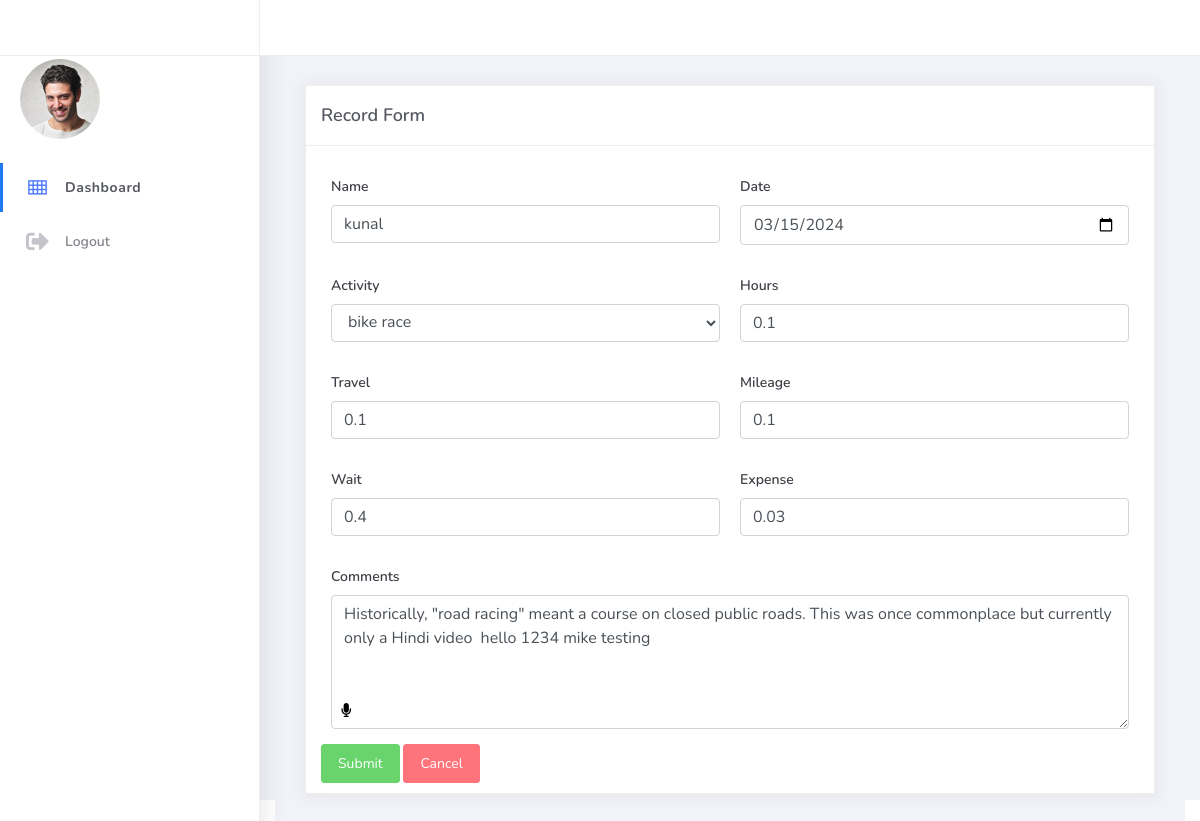
Screenshot of /records/2/edit/ with the database file from the repository.
### record_keeper/models.py (models this page shows, shortened)
class Record(models.Model):
    name = models.CharField(max_length=100)
    date = models.DateField()
    activity = models.ForeignKey(Activity, on_delete=models.CASCADE)  # ForeignKey relationship
    hours = models.DecimalField(max_digits=4, decimal_places=1, default=0)
    travel = models.DecimalField(max_digits=4, decimal_places=1, default=0)
    mileage = models.DecimalField(max_digits=5, decimal_places=1, default=0)
    wait = models.DecimalField(max_digits=4, decimal_places=1, default=0)
    expense = models.DecimalField(max_digits=10, decimal_places=2,
                                  verbose_name='Expense ($)',
                                  default=0) # Define verbose_name for better readability
    comments = models.TextField()  # Allow comments to be optional

### record_keeper/views.py (the view, shortened to what this page needs)
# urls.py: path('records/<int:pk>/edit/', RecordUpdateView.as_view(), name='record_edit'),
class RecordUpdateView(View):
    def get(self, request, pk):
        record = get_object_or_404(Record, pk=pk)
        record.date = record.date.strftime('%Y-%m-%d')
        form = RecordForm(instance=record)
        activities = Activity.objects.all()  # Get all activities
        return render(request, 'forms.html', {'form': form, 'activities': activities})

### record_keeper/forms.py
class RecordForm(forms.ModelForm):
    class Meta:
        model = Record
        fields = '__all__'
        widgets = {
            'comments': forms.Textarea(attrs={'rows': 4})  # Customize textarea appearance
        }

### record_keeper/templates/forms.html (shortened to what this page needs)
{% extends 'base.html' %}
{% load static %}
{% block content %}
<div class="main-panel">
    <div class="content">
        <div class="container-fluid">
            <div class="row">
                <div class="col-md-12">
                    <div class="card">
                        <div class="card-header">
                            <div class="card-title">Record Form</div>
                        </div>
                        <div class="card-body col-12">
                            <form method="post">
                                <div class="d-flex">
                                    <div class="form-group col-6">
                                        <label for="name" class="fw-bold">Name</label>
                                        <input type="text" class="form-control" id="name" name="name" placeholder="Enter Name" value="{{ form.instance.name }}" required>
                                    </div>
                                    <div class="form-group col-6">
                                        <label for="date" class="fw-bold">Date</label>
                                        <input type="date" class="form-control" id="date" name="date" value="{{ form.instance.date }}" required>
                                    </div>
                                </div>
                                <div class="d-flex">
                                    <div class="form-group col-6">
                                        <label for="activity" class="fw-bold">Activity</label>
                                        <select class="form-control" id="activity" name="activity" required>
                                            {% for activity in activities %}
                                                <option value="{{ activity.id }}" {% if activity.id == record.activity_id %}selected{% endif %}>{{ activity.name }}</option>
                                            {% endfor %}
                                        </select>
                                    </div>
                                    <div class="form-group col-6">
                                        <label for="hours" class="fw-bold">Hours</label>
                                        <input type="number" class="form-control" id="hours" name="hours" step="0.1" value="{{ form.instance.hours }}" required min="0">
                                    </div>
                                </div>
                                <div class="d-flex">
                                    <div class="form-group col-6">
                                        <label for="travel" class="fw-bold">Travel</label>
                                        <input type="number" class="form-control" id="travel" name="travel" step="0.1" value="{{ form.instance.travel }}" min="0">
                                    </div>
                                    <div class="form-group col-6">
                                        <label for="mileage" class="fw-bold">Mileage</label>
                                        <input type="number" class="form-control" id="mileage" name="mileage" step="0.1" value="{{ form.instance.mileage }}" min="0">
                                    </div>
                                </div>
                                <div class="d-flex">
                                    <div class="form-group col-6">
                                        <label for="wait" class="fw-bold">Wait</label>
                                        <input type="number" class="form-control" id="wait" name="wait" step="0.1" value="{{ form.instance.wait }}" min="0">
                                    </div>
                                    <div class="form-group col-6">
                                        <label for="expense" class="fw-bold">Expense</label>
                                        <input type="number" class="form-control" id="expense" name="expense" step="0.01" value="{{ form.instance.expense }}" min="0">
                                    </div>
                                </div>
                                <div class="form-group comments-form">
                                    <label for="comments" class="fw-bold">Comments</label>
                                    <textarea class="form-control" id="comments" name="comments" rows="5" required>{{ form.instance.comments }}</textarea>
                                    <a type="button" id="mic">
                                    </a>
                                </div>
                                <button type="submit" class="btn btn-success">Submit</button>
                                <button type="button" class="btn btn-danger"><a style="color:white" href="/records/">Cancel</a></button>
                            </form>
                        </div>
                    </div>
                </div>
            </div>
        </div>
    </div>
</div>
{% endblock %}

### record_keeper/templates/forms.html (style rules this page uses)
.comments-form { position: relative; }
#mic { position: absolute; bottom: 0px; transform: translateY(-100%); left: 20px; cursor: pointer; }

### rows the page displays
Record: name "kunal", date "03/15/2024", hours "0.1", travel "0.1", mileage "0.1", wait "0.4", expense "0.03", comments "Historically, \"road racing\" meant a course on closed public roads. This was once commonplace but currently only a Hindi video hello 1234 mike testing"

### other values shown
form field activity "bike race"
